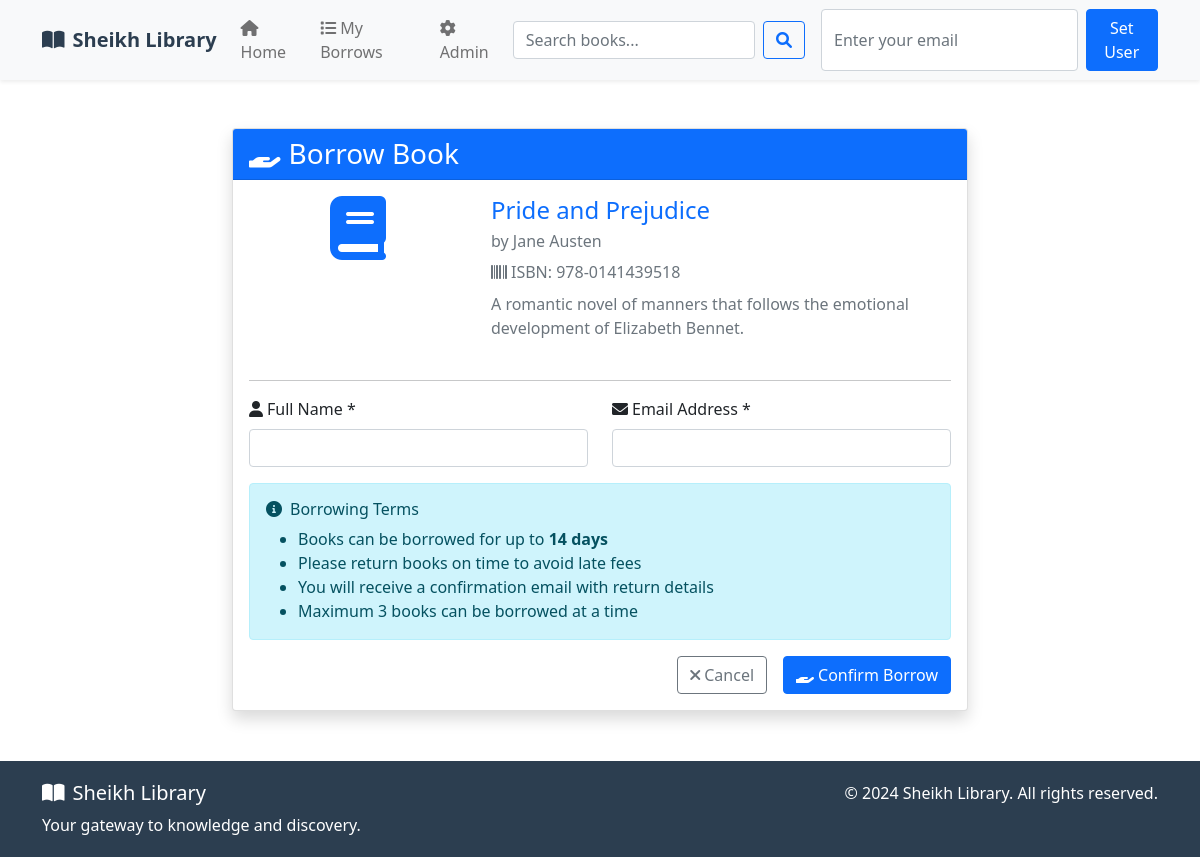
/library/borrow/4, run on the app's committed database.
### tables this page shows
CREATE TABLE books (
    id INTEGER PRIMARY KEY AUTOINCREMENT,
    title VARCHAR(255) NOT NULL,
    author VARCHAR(255) NOT NULL,
    isbn VARCHAR(20) UNIQUE NOT NULL,
    description TEXT,
    category VARCHAR(100),
    publisher VARCHAR(255),
    publication_year INTEGER,
    pages INTEGER,
    copies_total INTEGER DEFAULT 1,
    copies_available INTEGER DEFAULT 1,
    location VARCHAR(100),
    status VARCHAR(20) DEFAULT 'available',
    created_at DATETIME DEFAULT CURRENT_TIMESTAMP,
    updated_at DATETIME DEFAULT CURRENT_TIMESTAMP
, cover VARCHAR(255));

### application/controllers/Library.php (called while the page is built, shortened)
<?php
class Library extends CI_Controller {
    public function __construct() {
        $this->load->helper('url');
        $this->load->library('session');
        $this->load->library('form_validation');
        try {
            $this->load->model('Book_model');
            $this->load->model('Borrow_model');
        } catch (Exception $e) {
        }
    }
    public function borrow($book_id = null) {
        try {
            if (isset($this->Book_model)) {
                $data['book'] = $this->Book_model->get_book_by_id($book_id);
            } else {
                $this->session->set_flashdata('error', 'Database connection not available.');
                redirect('library');
            }
        } catch (Exception $e) {
            $this->session->set_flashdata('error', 'Error loading book: ' . $e->getMessage());
            redirect('library');
        }
        $data['title'] = 'Borrow Book';
        $this->load->view('library/header', $data);
        $this->load->view('library/borrow_form', $data);
        $this->load->view('library/footer');
    }
}

### index.php (called while the page is built, shortened)
<?php
require_once BASEPATH.'core/CodeIgniter.php';

### application/models/Book_model.php (called while the page is built, shortened)
<?php
class Book_model extends CI_Model {
    public function add_available_property($items) {
        if (is_array($items)) {
            foreach ($items as $it) {
                if (is_object($it)) {
                    $it->available = (isset($it->status) && $it->status === 'available' && isset($it->copies_available) && $it->copies_available > 0) ? 1 : 0;
                    if (!isset($it->cover)) $it->cover = null;
                }
            }
        } elseif (is_object($items) && $items) {
            $items->available = (isset($items->status) && $items->status === 'available' && isset($items->copies_available) && $items->copies_available > 0) ? 1 : 0;
        }
        return $items;
    }
    public function get_book_by_id($id) {
        $this->db->select('*');
        $this->db->from('books');
        $this->db->where('id', $id);
        $query = $this->db->get();
        $row = $query->row();
        return $this->add_available_property($row);
    }
}

### application/views/library/borrow_form.php (the view, shortened to what this page needs)
<div class="container my-5">
    <div class="row justify-content-center">
        <div class="col-md-8">
            <div class="card shadow">
                <div class="card-header bg-primary text-white">
                    <h3 class="mb-0">
                        <i class="fas fa-hand-holding me-2"></i>Borrow Book
                    </h3>
                </div>
                <div class="card-body">
                    <div class="row mb-4">
                        <div class="col-md-4 text-center">
                            <i class="fas fa-book fa-4x text-primary mb-3"></i>
                        </div>
                        <div class="col-md-8">
                            <h4 class="text-primary"><?php echo htmlspecialchars($book->title); ?></h4>
                            <h6 class="text-muted">by <?php echo htmlspecialchars($book->author); ?></h6>
                            <p class="text-muted mb-2">
                                <i class="fas fa-barcode me-1"></i>ISBN: <?php echo htmlspecialchars($book->isbn); ?>
                            </p>
                            <?php if(isset($book->description)): ?>
                                <p class="text-muted"><?php echo htmlspecialchars($book->description); ?></p>
                            <?php endif; ?>
                        </div>
                    </div>
                    <hr>
                    <form method="POST" action="">
                        <div class="row">
                            <div class="col-md-6 mb-3">
                                <label for="user_name" class="form-label">
                                    <i class="fas fa-user me-1"></i>Full Name *
                                </label>
                                <input type="text" class="form-control <?php echo (form_error('user_name')) ? 'is-invalid' : ''; ?>"
                                       id="user_name" name="user_name" value="<?php echo set_value('user_name'); ?>" required>
                            </div>
                            <div class="col-md-6 mb-3">
                                <label for="user_email" class="form-label">
                                    <i class="fas fa-envelope me-1"></i>Email Address *
                                </label>
                                <input type="email" class="form-control <?php echo (form_error('user_email')) ? 'is-invalid' : ''; ?>"
                                       id="user_email" name="user_email" value="<?php echo set_value('user_email'); ?>" required>
                            </div>
                        </div>
                        <div class="alert alert-info">
                            <h6><i class="fas fa-info-circle me-2"></i>Borrowing Terms</h6>
                            <ul class="mb-0">
                                <li>Books can be borrowed for up to <strong>14 days</strong></li>
                                <li>Please return books on time to avoid late fees</li>
                                <li>You will receive a confirmation email with return details</li>
                                <li>Maximum 3 books can be borrowed at a time</li>
                            </ul>
                        </div>
                        <div class="d-grid gap-2 d-md-flex justify-content-md-end">
                            <a href="<?php echo base_url('library'); ?>" class="btn btn-outline-secondary me-md-2">
                                <i class="fas fa-times me-1"></i>Cancel
                            </a>
                            <button type="submit" class="btn btn-primary">
                                <i class="fas fa-hand-holding me-1"></i>Confirm Borrow
                            </button>
                        </div>
                    </form>
                </div>
            </div>
        </div>
    </div>
</div>

### data on the page
books: title "Pride and Prejudice", author "Jane Austen", isbn "978-0141439518", description "A romantic novel of manners that follows the emotional development of Elizabeth Bennet."
